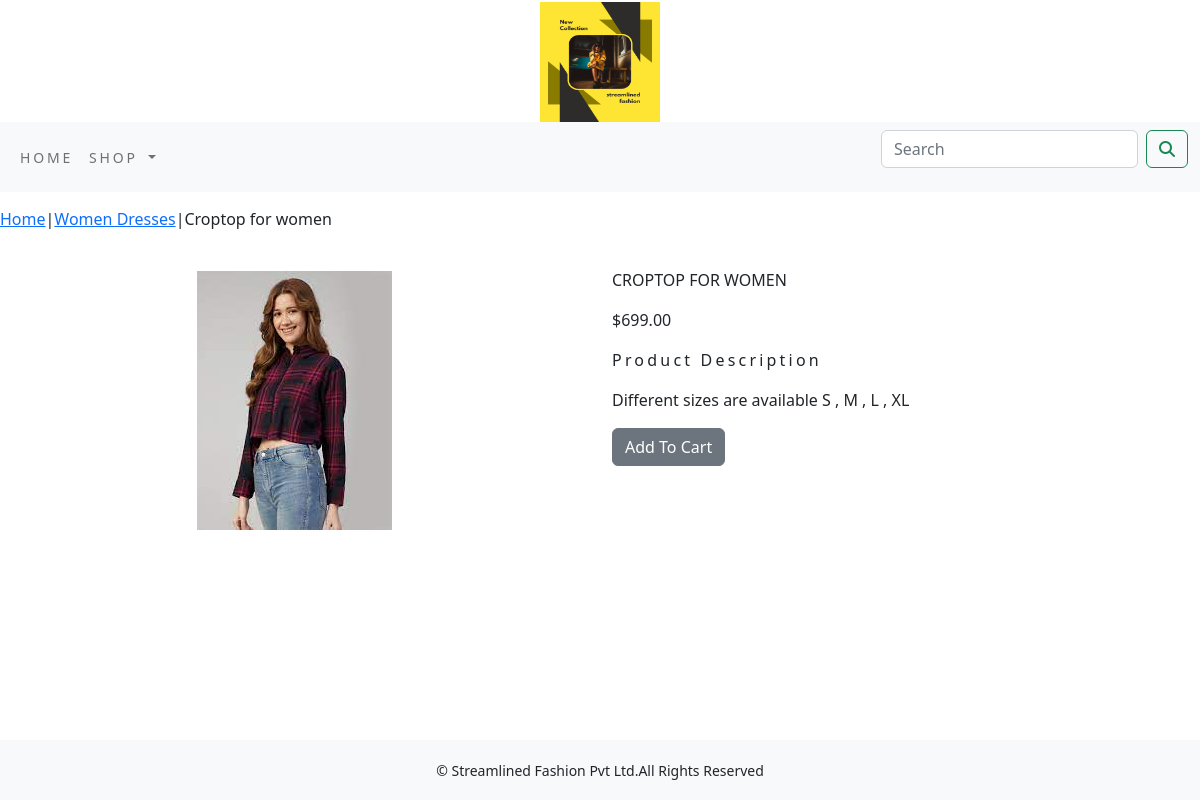
Screenshot of /shop/women-dresses/croptop-for-women/ with the database file from the repository.
### shop/models.py (models this page shows, shortened)
class Product(models.Model):
    objects = None
    name=models.CharField(max_length=250,unique=True)
    slug=models.SlugField(max_length=250,unique=True)
    description=models.TextField(blank=True)
    price=models.DecimalField(max_digits=10,decimal_places=2)
    category=models.ForeignKey(Category,on_delete=models.CASCADE)
    image=models.ImageField(upload_to='product',blank=True)
    stock=models.IntegerField()
    available=models.BooleanField(default=True)
    created=models.DateTimeField(auto_now_add=True)
    updated=models.DateTimeField(auto_now=True)
    class Meta:
        ordering=('name',)
        verbose_name='product'
        verbose_name_plural='products'

class Category(models.Model):
    name=models.CharField(max_length=250,unique=True)
    slug=models.SlugField(max_length=250,unique=True)
    description=models.TextField(blank=True)
    image=models.ImageField(upload_to='category',blank=True)
    class Meta:
        ordering=('name',)
        verbose_name='category'
        verbose_name_plural='categories'
    def get_url(self):
        return reverse('shop:products_by_category',args=[self.slug])
    def __str__(self):
        return '{}'.format(self.name)

### shop/views.py (the view)
# urls.py: path('<slug:c_slug>/<slug:product_slug>/', views.proDetail, name='prodCatdetail'),
def proDetail(request,c_slug,product_slug):
    try:
        product=Product.objects.get(category__slug=c_slug,slug=product_slug)
    except Exception as e:
        raise e
    return render(request,'product.html',{'product':product})

### cart/context_processors.py (called while the page is built)
def counter(request):
    item_count = 0
    if 'admin' in request.path:
        return {}
    else:
        try:
            cart = Cart.objects.filter(cart_id=_cart_id(request))
            car_items = CartItem.objects.all().filter(cart=cart[:1])
            for cart_item in car_items:
                item_count += cart_item.quantity
        except Cart.DoesNotExist:
            item_count = 0
    return dict(item_count=item_count)

### cart/views.py (called while the page is built)
def _cart_id(request):
    cart=request.session.session_key
    if not cart:
        cart=request.session.create()
    return cart

### shop/context_processors.py (called while the page is built)
def menu_links(request):
    links=Category.objects.all()
    return dict(links=links)

### templates/product.html (shortened to what this page needs)
{% extends 'base.html' %}
{% load static %}
{% block content %}
<div class="row my_prod_row_class">
    <div class="mx-auto">
         <p><a href="{% url 'shop:allProdCat' %}">Home</a>|<a href="{{product.category.get_url}}">{{product.category}}</a>|{{product.name}}</p>
    </div>
<div class="container">
<br>
<div class="row">
    <div class="col-12 col-sm-12 col-md-12 col-lg-6 text-center">
        <div style="min-width:18rem">
            <img src="{{product.image.url}}" alt="{{product.name}}">
        </div>
    </div>
    <div class="col-12 col-sm-12 col-md-12 col-lg-6">
      <div>
      <h1 class="my_prod_title">{{product.name}}</h1>
      <p>${{product.price}}</p>
      <p class="my_title">Product Description</p>
      <p class="text-justify my_prod_text">{{product.description}}</p>
      {% if product.stock <= 0 %}
      <p class="text-justify my_prod_text"><b>Out Of Stock</b></p>
      {% else %}
      <a class="btn btn-secondary" href="{% url 'cart:add_cart' product.id %}">Add To Cart</a>
      {% endif %}
    </div>
</div>
</div>
</div>
</div>
{% endblock %}

### static/css/custom.css (style rules this page uses)
body { font-family: 'Roboto', sans-serif; }
.my_title { font-size:16px; text_transform:uppercase; letter-spacing:.2em; }
.my_prod_row_class { padding-top:15px; padding-bottom:20px; }
.my_prod_title { font-size:16px; text-transform:uppercase; letter-spacing:.2em padding-top:15px; padding-bottom:10px; }
.my_prod_text { padding-right:20px; }

### rows the page displays
Product: category "Women Dresses", name "Croptop for women", image (picture), name "CROPTOP FOR WOMEN", price "699.00", description "Different sizes are available S , M , L , XL"
